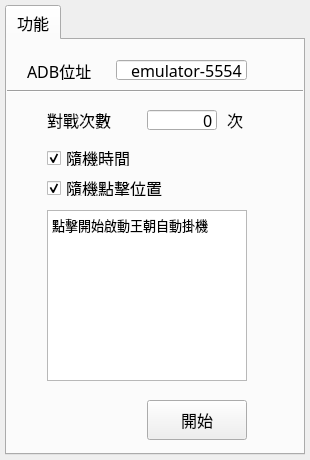
<?xml version="1.0" encoding="UTF-8"?>
<ui version="4.0">
 <class>Main</class>
 <widget class="QWidget" name="Main">
  <property name="geometry">
   <rect>
    <x>0</x>
    <y>0</y>
    <width>310</width>
    <height>460</height>
   </rect>
  </property>
  <property name="minimumSize">
   <size>
    <width>310</width>
    <height>460</height>
   </size>
  </property>
  <property name="maximumSize">
   <size>
    <width>310</width>
    <height>460</height>
   </size>
  </property>
  <property name="font">
   <font>
    <family>微軟正黑體</family>
    <pointsize>12</pointsize>
   </font>
  </property>
  <property name="windowTitle">
   <string>王朝模式掛機工具</string>
  </property>
  <widget class="QTabWidget" name="tabWidget">
   <property name="geometry">
    <rect>
     <x>5</x>
     <y>5</y>
     <width>300</width>
     <height>450</height>
    </rect>
   </property>
   <property name="minimumSize">
    <size>
     <width>300</width>
     <height>450</height>
    </size>
   </property>
   <property name="maximumSize">
    <size>
     <width>300</width>
     <height>450</height>
    </size>
   </property>
   <property name="font">
    <font>
     <family>微軟正黑體</family>
     <pointsize>12</pointsize>
    </font>
   </property>
   <property name="autoFillBackground">
    <bool>false</bool>
   </property>
   <property name="styleSheet">
    <string notr="true"/>
   </property>
   <property name="currentIndex">
    <number>0</number>
   </property>
   <widget class="QWidget" name="functionTab">
    <property name="minimumSize">
     <size>
      <width>300</width>
      <height>450</height>
     </size>
    </property>
    <property name="maximumSize">
     <size>
      <width>300</width>
      <height>450</height>
     </size>
    </property>
    <property name="font">
     <font>
      <family>微軟正黑體</family>
      <pointsize>12</pointsize>
     </font>
    </property>
    <attribute name="title">
     <string>功能</string>
    </attribute>
    <widget class="QLineEdit" name="matchTimes">
     <property name="geometry">
      <rect>
       <x>140</x>
       <y>70</y>
       <width>70</width>
       <height>20</height>
      </rect>
     </property>
     <property name="font">
      <font>
       <family>微軟正黑體</family>
       <pointsize>12</pointsize>
      </font>
     </property>
     <property name="layoutDirection">
      <enum>Qt::RightToLeft</enum>
     </property>
     <property name="text">
      <string>0</string>
     </property>
     <property name="alignment">
      <set>Qt::AlignRight|Qt::AlignTrailing|Qt::AlignVCenter</set>
     </property>
    </widget>
    <widget class="QLabel" name="connectPortTextShowLabel">
     <property name="geometry">
      <rect>
       <x>20</x>
       <y>20</y>
       <width>71</width>
       <height>21</height>
      </rect>
     </property>
     <property name="font">
      <font>
       <family>微軟正黑體</family>
       <pointsize>12</pointsize>
      </font>
     </property>
     <property name="text">
      <string>ADB位址</string>
     </property>
    </widget>
    <widget class="QPushButton" name="startButton">
     <property name="geometry">
      <rect>
       <x>140</x>
       <y>360</y>
       <width>100</width>
       <height>40</height>
      </rect>
     </property>
     <property name="font">
      <font>
       <family>微軟正黑體</family>
       <pointsize>12</pointsize>
      </font>
     </property>
     <property name="styleSheet">
      <string notr="true"/>
     </property>
     <property name="text">
      <string>開始</string>
     </property>
     <property name="default">
      <bool>false</bool>
     </property>
     <property name="flat">
      <bool>false</bool>
     </property>
    </widget>
    <widget class="QLabel" name="covenantTimeLabel">
     <property name="geometry">
      <rect>
       <x>220</x>
       <y>70</y>
       <width>20</width>
       <height>20</height>
      </rect>
     </property>
     <property name="text">
      <string>次</string>
     </property>
    </widget>
    <widget class="QTextBrowser" name="logTextBrowser">
     <property name="geometry">
      <rect>
       <x>40</x>
       <y>170</y>
       <width>200</width>
       <height>171</height>
      </rect>
     </property>
     <property name="font">
      <font>
       <family>微軟正黑體</family>
       <pointsize>10</pointsize>
      </font>
     </property>
     <property name="html">
      <string>&lt;!DOCTYPE HTML PUBLIC &quot;-//W3C//DTD HTML 4.0//EN&quot; &quot;http://www.w3.org/TR/REC-html40/strict.dtd&quot;&gt;
&lt;html&gt;&lt;head&gt;&lt;meta name=&quot;qrichtext&quot; content=&quot;1&quot; /&gt;&lt;style type=&quot;text/css&quot;&gt;
p, li { white-space: pre-wrap; }
&lt;/style&gt;&lt;/head&gt;&lt;body style=&quot; font-family:'微軟正黑體','微軟正黑體','微軟正黑體','微軟正黑體'; font-size:10pt; font-weight:400; font-style:normal;&quot;&gt;
&lt;p style=&quot; margin-top:0px; margin-bottom:0px; margin-left:0px; margin-right:0px; -qt-block-indent:0; text-indent:0px;&quot;&gt;&lt;span style=&quot; font-family:'微軟正黑體';&quot;&gt;點擊開始啟動王朝自動掛機&lt;/span&gt;&lt;/p&gt;&lt;/body&gt;&lt;/html&gt;</string>
     </property>
    </widget>
    <widget class="QLineEdit" name="connectPort">
     <property name="geometry">
      <rect>
       <x>109</x>
       <y>20</y>
       <width>131</width>
       <height>20</height>
      </rect>
     </property>
     <property name="font">
      <font>
       <family>微軟正黑體</family>
       <pointsize>12</pointsize>
      </font>
     </property>
     <property name="layoutDirection">
      <enum>Qt::RightToLeft</enum>
     </property>
     <property name="text">
      <string>emulator-5554</string>
     </property>
     <property name="alignment">
      <set>Qt::AlignRight|Qt::AlignTrailing|Qt::AlignVCenter</set>
     </property>
    </widget>
    <widget class="QLabel" name="matchTimesTextShowLabel">
     <property name="geometry">
      <rect>
       <x>40</x>
       <y>70</y>
       <width>71</width>
       <height>20</height>
      </rect>
     </property>
     <property name="font">
      <font>
       <family>微軟正黑體</family>
       <pointsize>12</pointsize>
      </font>
     </property>
     <property name="text">
      <string>對戰次數</string>
     </property>
    </widget>
    <widget class="QCheckBox" name="randomTimeCheckButton">
     <property name="geometry">
      <rect>
       <x>40</x>
       <y>110</y>
       <width>101</width>
       <height>16</height>
      </rect>
     </property>
     <property name="text">
      <string>隨機時間</string>
     </property>
     <property name="checked">
      <bool>true</bool>
     </property>
    </widget>
    <widget class="QCheckBox" name="randomClickCheckButton">
     <property name="geometry">
      <rect>
       <x>40</x>
       <y>140</y>
       <width>121</width>
       <height>16</height>
      </rect>
     </property>
     <property name="text">
      <string>隨機點擊位置</string>
     </property>
     <property name="checked">
      <bool>true</bool>
     </property>
    </widget>
    <widget class="Line" name="line">
     <property name="geometry">
      <rect>
       <x>0</x>
       <y>50</y>
       <width>300</width>
       <height>3</height>
      </rect>
     </property>
     <property name="orientation">
      <enum>Qt::Horizontal</enum>
     </property>
    </widget>
   </widget>
  </widget>
 </widget>
 <resources/>
 <connections/>
</ui>
